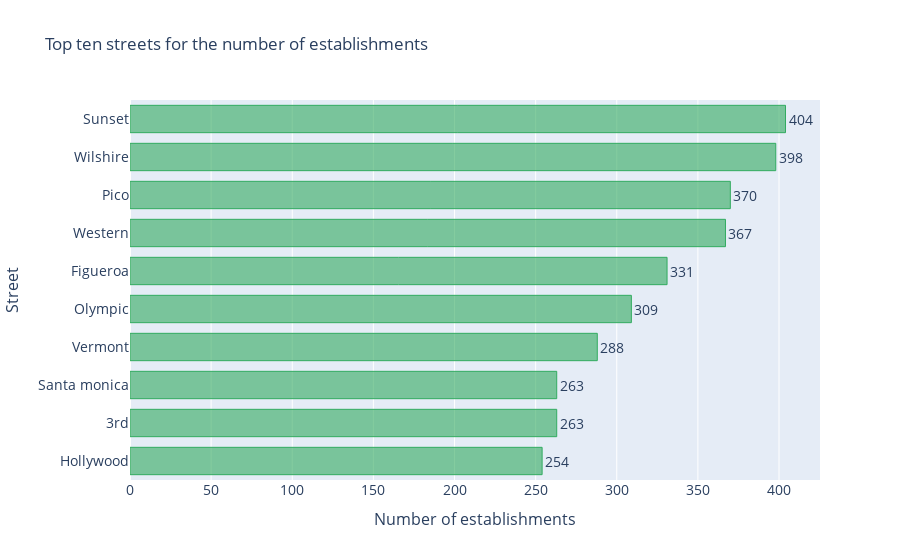

Write notebook code for a chart like this one.
### Code cell
#Let's build a graph
fig = go.Figure()
fig.add_trace(go.Bar(x=top_ten_street.id,
                     y=top_ten_street.street,
                     text=top_ten_street.id,
                     orientation='h',
#                      texttemplate='%{text:.3s}',
                     textsrc='%{text:.1s}',
                     textposition='outside',
                     textfont_size=14,
                     marker=dict(
                         color='rgba(50, 171, 96, 0.6)',
                         line=dict(
                             color='rgba(50, 171, 96, 1.0)',
                             width=1),
                     )
                    ))
## Unfortunately, the current version of PLOTY does not support meths update_traces ((
# fig.update_traces(
#     texttemplate='%{text:.3s}',
#     textposition='outside',
#     textfont_size=14)

fig.update_layout(
    title='Top ten streets for the number of establishments',
    xaxis=dict(
        title='Number of establishments',
        titlefont_size=16,
        tickfont_size=14,
    ),
    yaxis=dict(
        title='Street',
        titlefont_size=16,
        tickfont_size=14,
        autorange="reversed"
    ),
    bargroupgap=0.1 
)
fig.show()

### Figure 1 — Plotly figure (JSON) as saved in the notebook; plotly's stock layout.template omitted (floating-point values rounded to 4 significant figures)
{"data": [{"marker": {"color": "rgba(50, 171, 96, 0.6)", "line": {"color": "rgba(50, 171, 96, 1.0)", "width": 1}}, "orientation": "h", "text": [404, 398, 370, 367, 331, 309, 288, 263, 263, 254], "textfont": {"size": 14}, "textposition": "outside", "textsrc": "%{text:.1s}", "type": "bar", "x": [404, 398, 370, 367, 331, 309, 288, 263, 263, 254], "y": ["Sunset", "Wilshire", "Pico", "Western", "Figueroa", "Olympic", "Vermont", "Santa monica", "3rd", "Hollywood"]}], "layout": {"bargroupgap": 0.1, "title": {"text": "Top ten streets for the number of establishments"}, "xaxis": {"tickfont": {"size": 14}, "title": {"font": {"size": 16}, "text": "Number of establishments"}}, "yaxis": {"autorange": "reversed", "tickfont": {"size": 14}, "title": {"font": {"size": 16}, "text": "Street"}}}}
